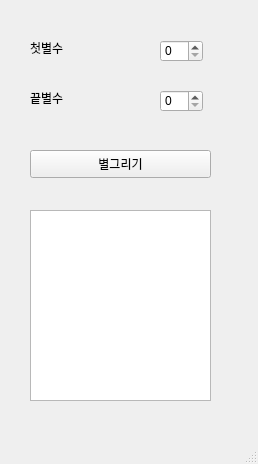
<?xml version="1.0" encoding="UTF-8"?>
<ui version="4.0">
 <class>MainWindow</class>
 <widget class="QMainWindow" name="MainWindow">
  <property name="geometry">
   <rect>
    <x>0</x>
    <y>0</y>
    <width>258</width>
    <height>464</height>
   </rect>
  </property>
  <property name="windowTitle">
   <string>MainWindow</string>
  </property>
  <widget class="QWidget" name="centralwidget">
   <widget class="QLabel" name="lbl_first">
    <property name="geometry">
     <rect>
      <x>30</x>
      <y>40</y>
      <width>64</width>
      <height>15</height>
     </rect>
    </property>
    <property name="text">
     <string>첫별수</string>
    </property>
   </widget>
   <widget class="QLabel" name="lbl_last">
    <property name="geometry">
     <rect>
      <x>30</x>
      <y>90</y>
      <width>64</width>
      <height>15</height>
     </rect>
    </property>
    <property name="frameShape">
     <enum>QFrame::NoFrame</enum>
    </property>
    <property name="text">
     <string>끝별수</string>
    </property>
   </widget>
   <widget class="QSpinBox" name="sb_first">
    <property name="geometry">
     <rect>
      <x>160</x>
      <y>40</y>
      <width>43</width>
      <height>22</height>
     </rect>
    </property>
   </widget>
   <widget class="QSpinBox" name="sb_last">
    <property name="geometry">
     <rect>
      <x>160</x>
      <y>90</y>
      <width>43</width>
      <height>22</height>
     </rect>
    </property>
   </widget>
   <widget class="QPushButton" name="pb">
    <property name="geometry">
     <rect>
      <x>30</x>
      <y>150</y>
      <width>181</width>
      <height>28</height>
     </rect>
    </property>
    <property name="text">
     <string>별그리기</string>
    </property>
   </widget>
   <widget class="QTextEdit" name="te">
    <property name="geometry">
     <rect>
      <x>30</x>
      <y>210</y>
      <width>181</width>
      <height>191</height>
     </rect>
    </property>
   </widget>
  </widget>
  <widget class="QMenuBar" name="menubar">
   <property name="geometry">
    <rect>
     <x>0</x>
     <y>0</y>
     <width>258</width>
     <height>26</height>
    </rect>
   </property>
  </widget>
  <widget class="QStatusBar" name="statusbar"/>
 </widget>
 <resources/>
 <connections/>
</ui>
